Frame 1 (no input): blank canvas, image omitted
Frame 60 (the mouse pressed at the canvas centre just before this capture): blank canvas, image omitted
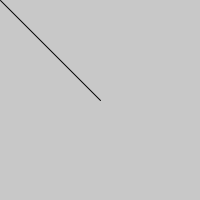
Frame 120 (the mouse held since frame 60 and released just before this capture)

The Processing sketch whose frames 1 and 60 were blank and that drew this single picture after the mouse press (run headless with seeded random() and noise(); from frame 60 on, the mouse is pressed at the canvas centre):

// Processing sketch: Aufgabe_2_1_d
// ── Aufgabe_2_1_d.pde
void setup() {
  size(200, 200);
  background(200);
}

void draw() {
  background(200);
  line(0,0,mouseX, mouseY);
}
